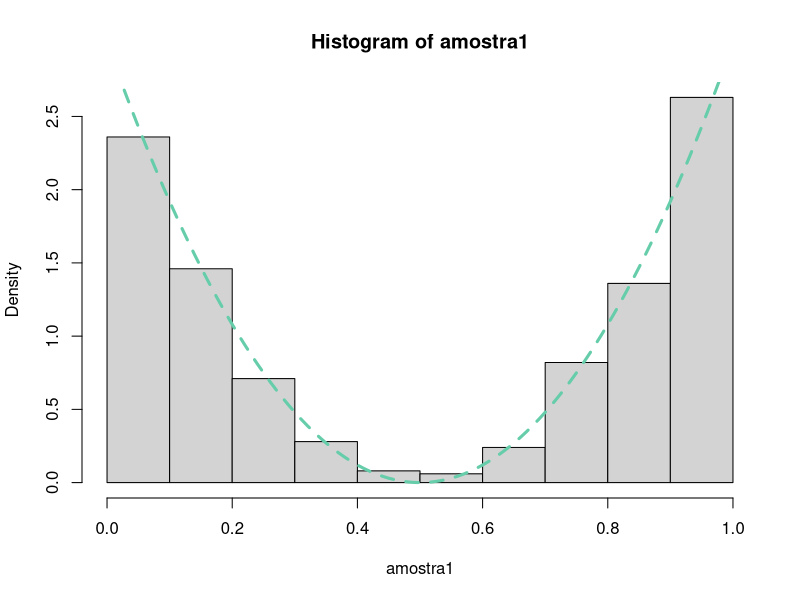
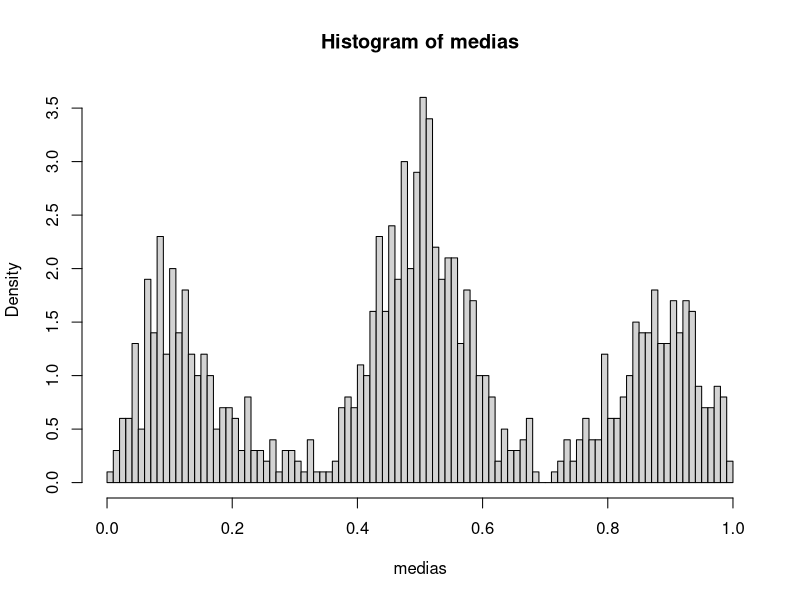

Source code (R) for these figures, in order: (Note: this script raises an error after producing the figures.)
x1<-sort(rep(6:10,1:5), decreasing = T)
x1
y1<-rle(x1)
y1
x2<-c(1,0,0,0,1,0,0,0,0,0,2,0,0)
y2<-rle(x2)
y2


# Alternativa
x3<-c(1,0,0,0,1,2,1,0,0,1,1)
diferencas<-x3[-1]!=x3[-length(x3)]
indice<-c(which(diferencas), length(x3))
diff(indice)



st1<-"aaaabbabbbaabba"
st1.split<-strsplit(st1,"")
str(st1.split)
x4<-st1.split[[1]]
y4<-rle(x4)
y4


# Melhorar o seguinte codigo no forum!!!
gerador.congruencial <- function(x0 = 123456789 ,n = 1,m = 2^31 - 1 ,A = 16807 ,B = 1){
  
  U <- numeric(n)
  
  aux <- x0
  
  for(i in 1:n){
    
    xi <- (aux*A+B)%%m
    
    U[i] <- xi/m
    
    aux <- xi
    
  }
  
  U
  
}

amostra <- gerador.congruencial(n=100)

valor <- amostra[-1]>amostra[-100]
rle(valor)
table(rle(valor)$lengths)



soma <- 0

vet <- numeric(99)

anterior <- valor[1]

for(i in 1:99){
  
  if(valor[i] == anterior){
    
    soma <- soma + 1
    
    vet[i] <- soma
    
  } else {
    
    soma <- 1
    
    vet[i] <- soma
    
  }
  
  anterior <- valor[i]
  
}

table(vet)

########################

(-1)^(1/3)
sign(-1)
raiz1<-(as.complex(-1))^(1/3)
abs(raiz1)
Arg(raiz1)
Arg(raiz1)+(2*pi/3)+(2*pi/3)

raiz2<-(as.complex(-4))^(1/2)
raiz2

raiz3<-(as.complex(4)^(1/2))
raiz3


dUser<-function(x)
{
  ifelse(x>=0 & x<=1, 12*(x-0.5)^2,0)
}
dUser(5)

pUser<-function(x)
{
  ifelse(x>=0 & x<=1,(4*(x-0.5)^3) + 1/2,0)
}
pUser(0.5)

qUser<-function(p)
{
  valor<-p-1/2
  sign(valor)*(abs(valor)/4)**(1/3) + 1/2 #raiz cubica de neg
}
qUser(0.7)

# Testes para a atividade 2
# qUser2<-function(p)
# { 
#   x<-1E200
#   qUserINT<-function(x,prob)
#   {
#      (pUser(x)-prob)^2
#   }
#   
#   valor<-optimize(qUserINT,prob=p,maximum = F,lower = -1E200, upper = 1E200)
#   
#   p<-0.7
#   optim(par = 0, qUserINT, prob=p,lower = -Inf, upper = Inf, method = "Brent")
#   
#   return(valor$minimum)
# }
# 
# qUser2(0.7)


U1<-runif(1000)
amostra1<-qUser(U1)
hist(amostra1, freq = F)
curve(dUser, from=0, to=1, col="aquamarine3", lty=2, add=T, lwd=3)

U2<-runif(1000)
amostra2<-qUser(U2)

medias<-(amostra1+amostra2)/2
hist(medias, freq = F, breaks = 100)

e1<-function(x) x*dUser(x)
esperanca<-integrate(e1, lower = 0, upper=1)
esperanca$value
e2<-function(x) ((x-1/2)**2)*dUser(x)
var<-integrate(e2, lower=0,upper = 1)
var
erro.padrao<-sqrt(0.15/n)


# Newton-Raphson
# Plotar a função para ter uma ideia de onde é a raiz, chute inicial!
f1<-function(x) (x**2)-10
curve(f1, from=0, to=3.5)
abline(h=0, v=0, col="grey")
f1.linha<-function(x) 2*x # Derivada

x0<-3
itera<-function(x.atual)
{
  x.atual-((x.atual**2)-10)/(2*x.atual)
}
x1<-itera(3)
x1

x2<-itera(x1)
x2

x3<-itera(x2)
x3

x4<-itera(x3)
x4
sqrt(10)
